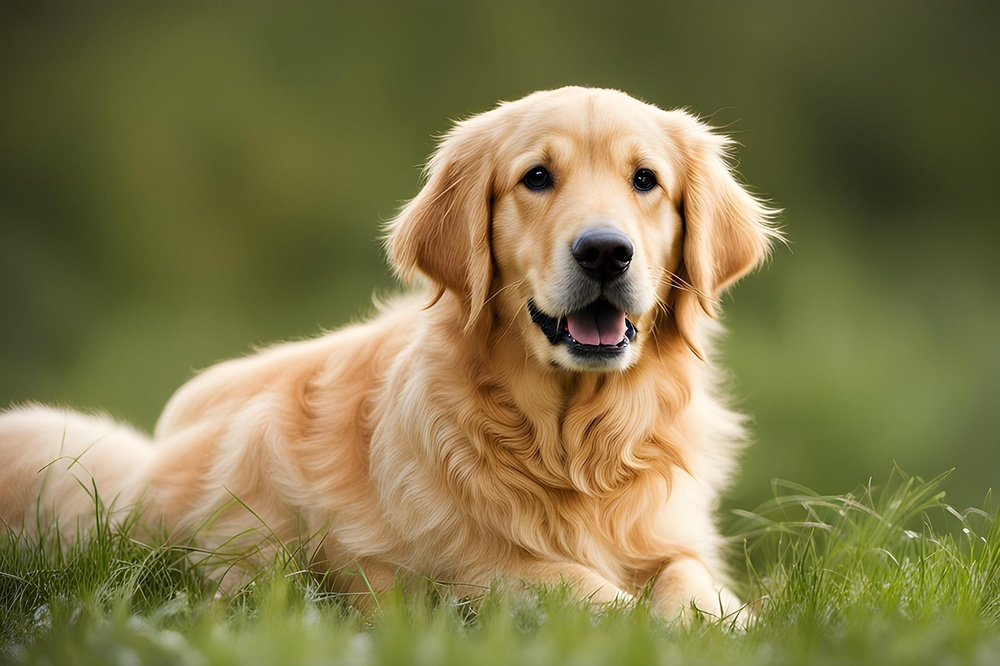
#> input picture Assignments/Assignment_08_04/img.jpg, 1000 x 666 px, shrunk from 1280 x 853 before the run
$ jupyter execute img_filter_lab.ipynb   (shell and % lines are left out)   (older library calls are emulated)
#> lines starting #> are read from the running program, lines starting #| are printed output that depends on the picture; after the words box and inside, x2 and y2 are one past the last pixel; in counts of white or black regions, pixels touching at a corner belong together
Assignment (08/04/2026)

Assignment Name : Image Filter Lab
Description : Use OpenCV to grayscale, blur, detect edges and show before/after.

[cell 1]
# Cell 1 — Install libraries

[cell 2]
# Cell 2 — Imports & Load Image
import cv2
import numpy as np
import matplotlib.pyplot as plt

img = cv2.imread("img.jpg")
#> img is the input picture: shape (666, 1000, 3); mean B, G, R 74.6, 120.4, 128.3
img_rgb = cv2.cvtColor(img, cv2.COLOR_BGR2RGB)

print("Image loaded successfully")
print("Shape:", img.shape)
#| Shape: (666, 1000, 3)

[cell 3]
# Cell 3 — Grayscale
gray = cv2.cvtColor(img, cv2.COLOR_BGR2GRAY)
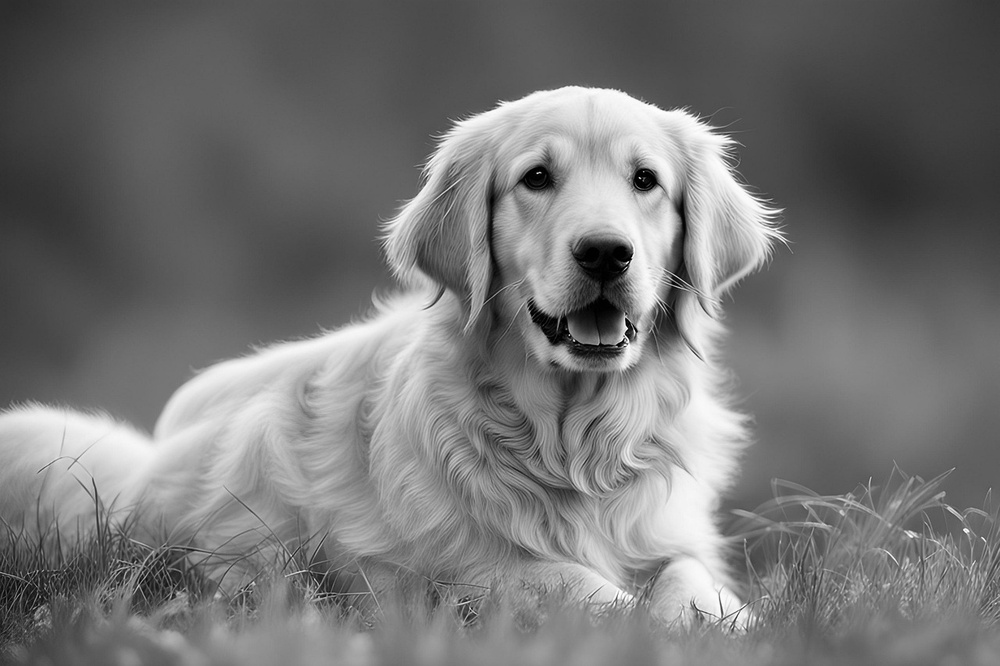
#> gray: shape (666, 1000); min 0, max 255, mean 117.5

fig, axes = plt.subplots(1, 2, figsize=(10, 4))
axes[0].imshow(img_rgb)
axes[0].set_title("Original")
axes[0].axis("off")
axes[1].imshow(gray, cmap="gray")
axes[1].set_title("Grayscale")
axes[1].axis("off")
plt.suptitle("Step 1 — Grayscale", fontsize=13)
plt.tight_layout()
plt.show()
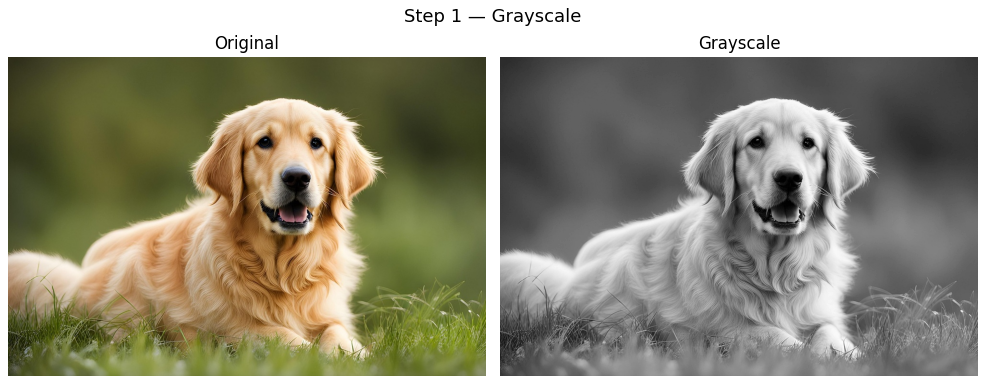
#> figure drawn by matplotlib, 2 panels

print("Grayscale shape:", gray.shape)
#| Grayscale shape: (666, 1000)

[cell 4]
# Cell 4 — Blur
blur_gaussian = cv2.GaussianBlur(img_rgb, (15, 15), 0)
blur_median   = cv2.medianBlur(img_rgb, 15)
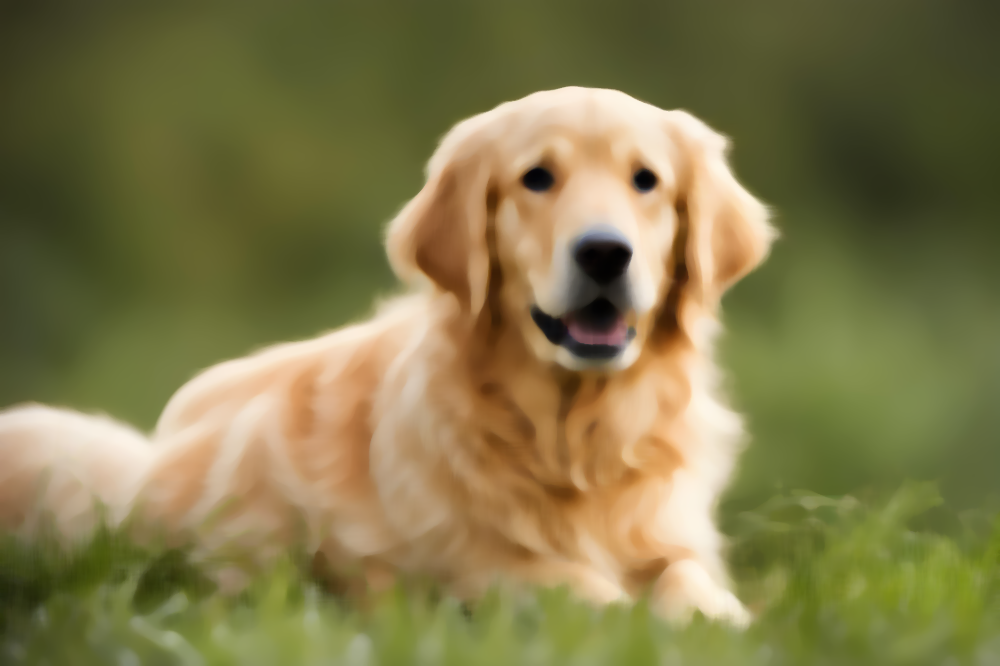
#> blur_median: shape (666, 1000, 3); mean R, G, B 128.5, 120.4, 74.3

fig, axes = plt.subplots(1, 3, figsize=(15, 4))
axes[0].imshow(img_rgb)
axes[0].set_title("Original")
axes[0].axis("off")
axes[1].imshow(blur_gaussian)
axes[1].set_title("Gaussian Blur")
axes[1].axis("off")
axes[2].imshow(blur_median)
axes[2].set_title("Median Blur")
axes[2].axis("off")
plt.suptitle("Step 2 — Blur", fontsize=13)
plt.tight_layout()
plt.show()
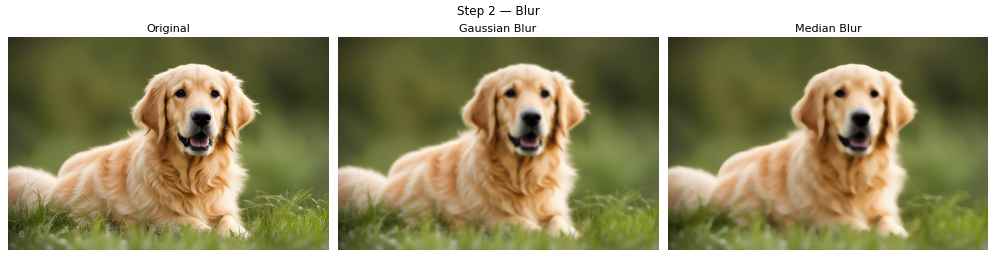
#> figure drawn by matplotlib, 3 panels

[cell 5]
# Cell 5 — Edge Detection
edges_canny    = cv2.Canny(gray, 100, 200)
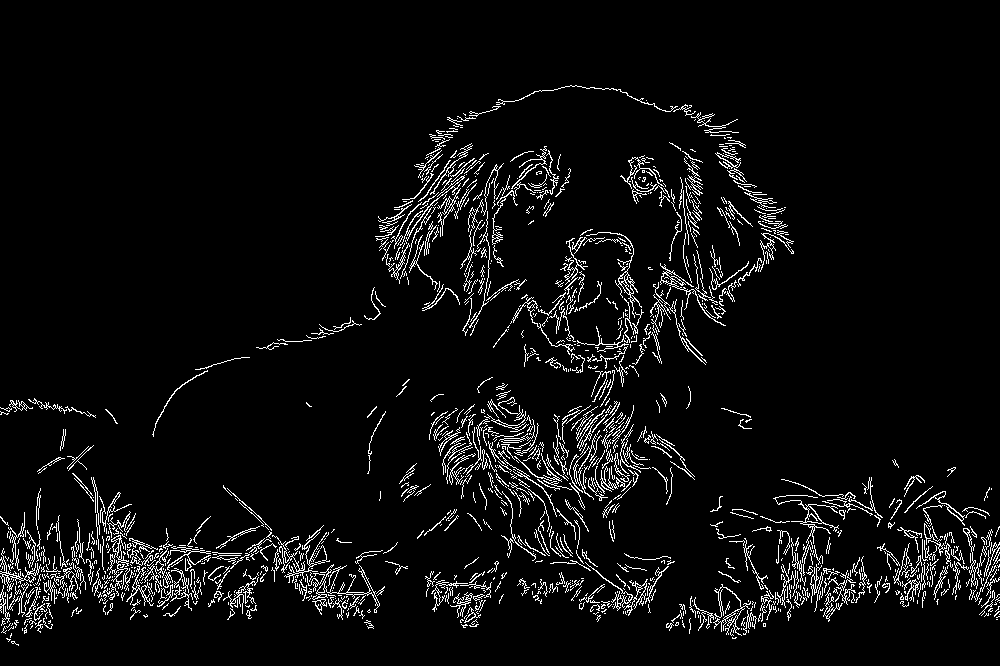
#> edges_canny: shape (666, 1000); 5.1% white in thin lines or dots, all inside (x1, y1, x2, y2) = (0, 85, 1000, 646)
sobelx         = cv2.Sobel(gray, cv2.CV_64F, 1, 0, ksize=5)
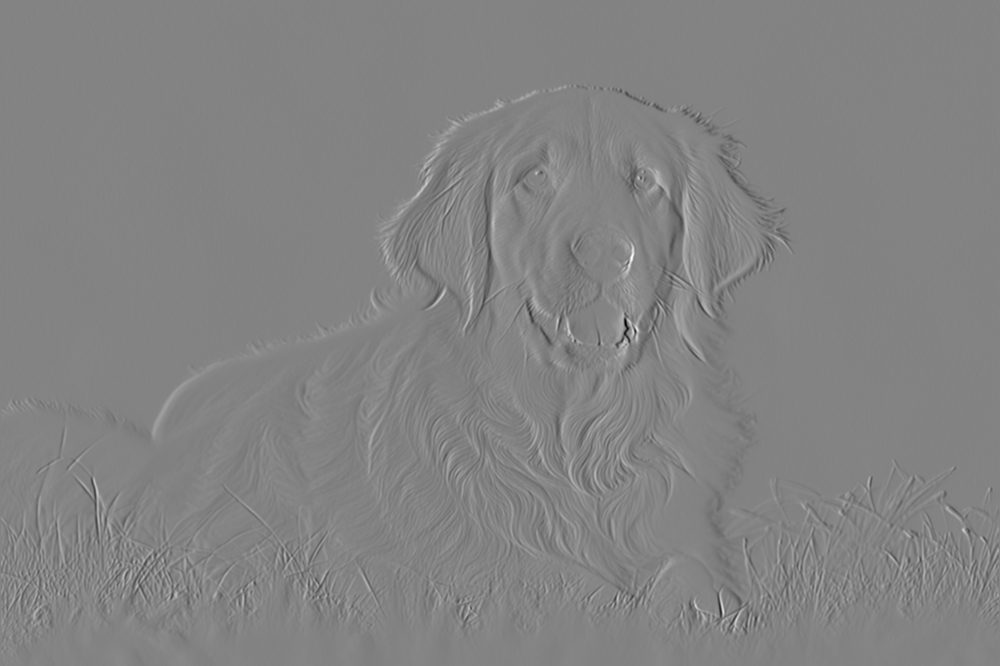
#> sobelx: shape (666, 1000) float64; min -10628, max 10029, mean 1.8; drawn with min black and max white
sobely         = cv2.Sobel(gray, cv2.CV_64F, 0, 1, ksize=5)
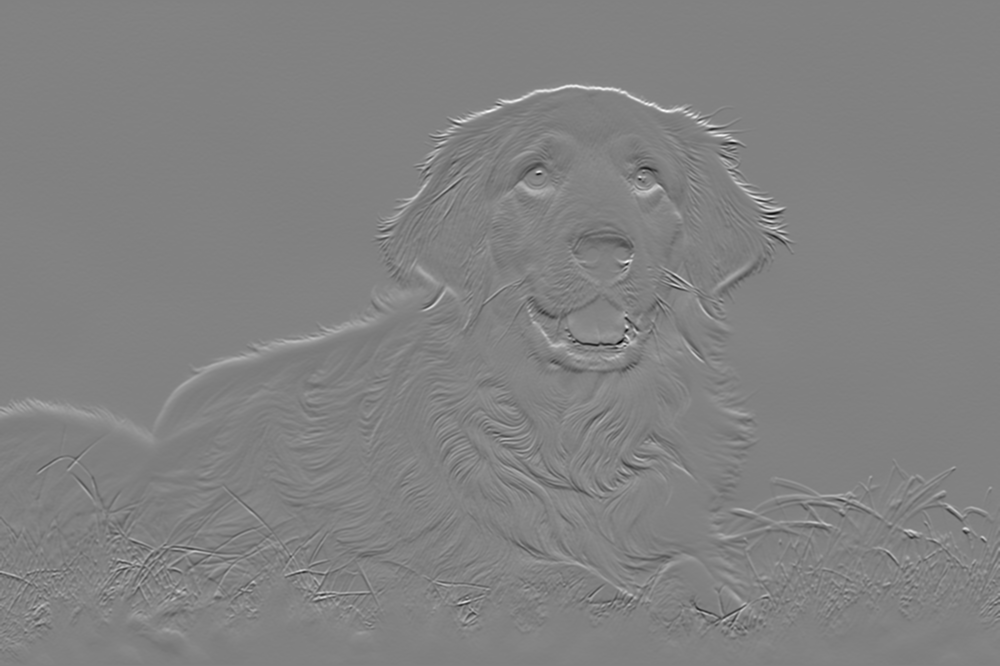
#> sobely: shape (666, 1000) float64; min -8367, max 8070, mean 9; drawn with min black and max white
sobel_combined = cv2.magnitude(sobelx, sobely)
sobel_combined = np.uint8(np.clip(sobel_combined, 0, 255))
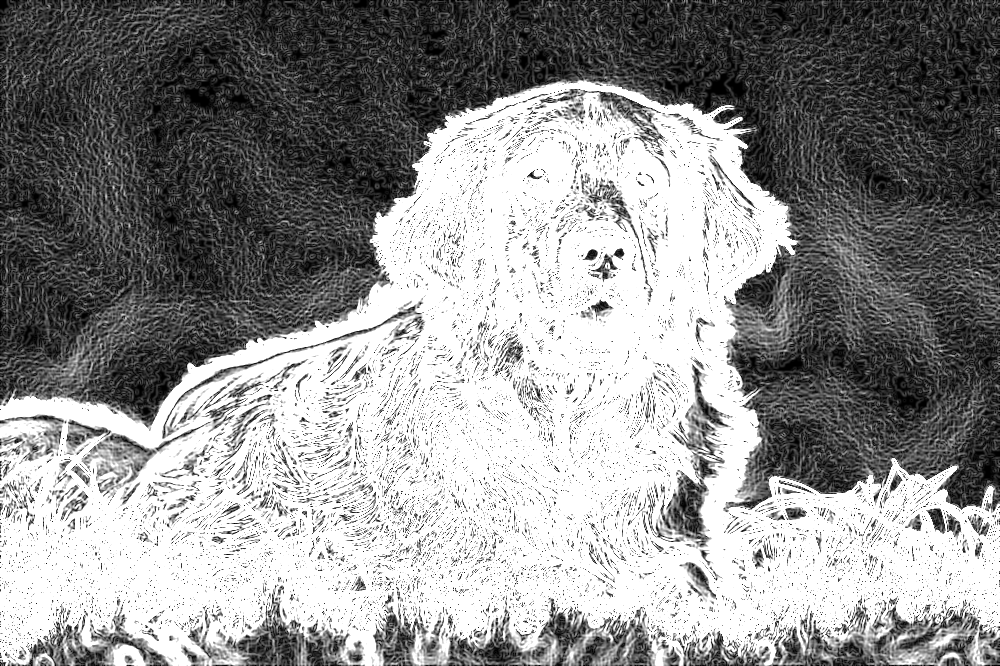
#> sobel_combined: shape (666, 1000); min 0, max 255, mean 145.7

fig, axes = plt.subplots(1, 3, figsize=(15, 4))
axes[0].imshow(gray, cmap="gray")
axes[0].set_title("Grayscale Input")
axes[0].axis("off")
axes[1].imshow(edges_canny, cmap="gray")
axes[1].set_title("Canny Edges")
axes[1].axis("off")
axes[2].imshow(sobel_combined, cmap="gray")
axes[2].set_title("Sobel Edges")
axes[2].axis("off")
plt.suptitle("Step 3 — Edge Detection", fontsize=13)
plt.tight_layout()
plt.show()

[cell 6]
# Cell 6 — Full Before / After Summary
fig, axes = plt.subplots(2, 3, figsize=(15, 8))

axes[0][0].imshow(img_rgb)
axes[0][0].set_title("Original (RGB)")
axes[0][0].axis("off")

axes[0][1].imshow(gray, cmap="gray")
axes[0][1].set_title("Grayscale")
axes[0][1].axis("off")

axes[0][2].imshow(blur_gaussian)
axes[0][2].set_title("Gaussian Blur")
axes[0][2].axis("off")

axes[1][0].imshow(blur_median)
axes[1][0].set_title("Median Blur")
axes[1][0].axis("off")

axes[1][1].imshow(edges_canny, cmap="gray")
axes[1][1].set_title("Canny Edges")
axes[1][1].axis("off")

axes[1][2].imshow(sobel_combined, cmap="gray")
axes[1][2].set_title("Sobel Edges")
axes[1][2].axis("off")

plt.suptitle("Image Filter Lab — Before & After", fontsize=15, fontweight="bold")
plt.tight_layout()
plt.show()

[cell 7]
# Cell 7 — Print Summary
print("=" * 40)
print("      IMAGE FILTER LAB — SUMMARY")
print("=" * 40)
print(f"Original shape   : {img.shape}")
#| Original shape   : (666, 1000, 3)
print(f"Grayscale shape  : {gray.shape}")
#| Grayscale shape  : (666, 1000)
